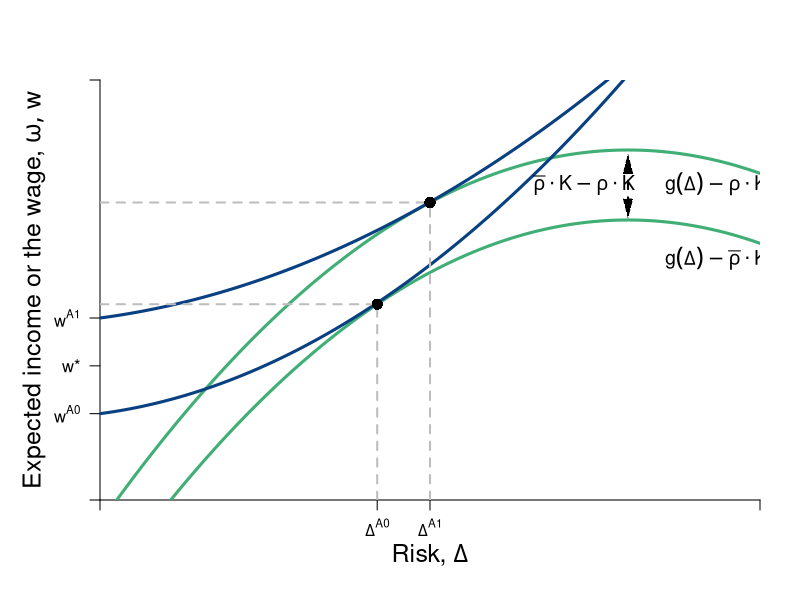

This figure's R source:
require(shape)
pdf(file = "capitalism/risk_comparison.pdf", width = 9, height = 7)

#Set parameters for graphics
axislabelsize <- 1.5
labelsize <- 1.2
graphlinewidth <- 3
segmentlinewidth <- 2
a <- c(2, 4, 6)


COL <- c("#7fc97f", "#beaed4", "#fdc086", "#ffff99", "#386cb0", "#f0027f", "#bf5b17", "#666666")
COLA <- c("#e0f3db", "#99d8c9","#66c2a4","#41ae76", "#238b45", "#005824")
COLB <- c("#c6dbef", "#4eb3d3", "#2b8cbe", "#0868ac","#084081")
COLC <- c("#fcfbfd", "#efedf5", "#dadaeb", "#bcbddc", "#9e9ac8", "#807dba", "#6a51a3", "#54278f", "#3f007d")

par(mar =  c(5, 5, 4, 2))
xlims <- c(0, 15)
ylims <- c(0, 18)

riskreturn <- function(g, int1 = 14, int2 = 4, coeff = 1/3){
  int1 - (int2 - (coeff)*g)^2
}

uA <- function(omega, g, slope = 0.5){
  omega + omega*g  - slope*g^2
}

indiffA <- function(g, intercept = 3, slope1 = 0.25, slope2 = 0.12){
  intercept  + slope1*g + slope2*g^2
}

indiffA2 <- function(g, intercept = 3, slope1 = 0.25, slope2 = 0.05){
  intercept  + slope1*g + slope2*g^2
}

#Plot command 
plot(0, 0, xlim = xlims, ylim = ylims, 
     type = "n",
     xlab = expression(paste("")),
     ylab = expression(paste("")), 
     axes = FALSE,
     # xlab = expression(paste("Bob's Payoff, ", u^B)),
     # ylab = expression(paste("Alfredo's Payoff, ", u^A)),
     #xaxt = "n", 
     #yaxt = "n", 
     cex.lab = axislabelsize, 
     bty = "n", 
     xaxs="i", 
     yaxs="i"
)


#Customize ticks and labels for the plot
# ticksy <- seq(ylims[1], ylims[2], 3)
# ylabels <- seq(ylims[1], ylims[2], 3)
# ticksx <- seq(xlims[1], xlims[2], 5)
# xlabels <- seq(xlims[1], xlims[2], 5)
ticksx <- c(0, 6.3, 7.5, xlims[2])
xlabels <- c(NA, expression(paste(Delta^A0)), expression(paste(Delta^A1)), NA)
ticksy <- c(0, 3.7, 5.75, 7.8, ylims[2])
ylabels <- c(NA, expression(paste(w^A0)), expression(paste(w,"*")), expression(paste(w^A1)), NA)

axis(1, at = ticksx, pos = 0, labels = xlabels)
axis(2, at = ticksy, pos = 0, labels = ylabels, las = 1)

#Axis labels and draw linear utility function
mtext(expression(paste("Risk, ", Delta)), side = 1, line = 2.5, cex = axislabelsize)
text(-1.5, 0.5*ylims[2], expression(paste("Expected income or the wage, ", list(omega, w))), xpd = TRUE, cex = axislabelsize, srt = 90) 


npts <- 500 
xx1 <- seq(xlims[1], xlims[2], length.out = npts)
lines(xx1, riskreturn(xx1, int1 = 12), col = COLA[4], lwd = graphlinewidth, lty = 1)
lines(xx1, riskreturn(xx1, int1 = 15), col = COLA[4], lwd = graphlinewidth, lty = 1)
#lines(xx1, indiffA(xx1, intercept = 4.4), col = COLB[3], lwd = graphlinewidth, lty = 1)
#lines(xx1, indiffA(xx1, intercept = 8), col = COLB[3], lwd = graphlinewidth, lty = 1)
lines(xx1, indiffA2(xx1, intercept = 3.7, slope2 = 0.08), col = COLB[5], lwd = graphlinewidth, lty = 1)
lines(xx1, indiffA2(xx1, intercept = 7.8, slope2 = 0.055), col = COLB[5], lwd = graphlinewidth, lty = 1)

#Add points a, b, c and d
segments(6.3, 0, 6.3, riskreturn(g = 6.3, int1 = 12), lty = 2, col = "gray", lwd = segmentlinewidth)
segments(0, riskreturn(g = 6.3, int1 = 12), 6.3, riskreturn(g = 6.3, int1 = 12), lty = 2, col = "gray", lwd = segmentlinewidth)
points(6.3, riskreturn(g = 6.3, int1 = 12), pch = 16, col = "black", cex = 1.5)

#text(5.6 + 0.25, riskreturn(g = 5.6) - 0.3, expression(A), cex = labelsize)
# 


segments(7.5, 0, 7.5, riskreturn(g = 7.5, int1 = 15) , lty = 2, col = "gray", lwd = segmentlinewidth)
segments(0, riskreturn(g = 7.5, int1 = 15) , 7.5, riskreturn(g = 7.5, int1 = 15) , lty = 2, col = "gray", lwd = segmentlinewidth)
points(7.5, riskreturn(g = 7.5, int1 = 15) , pch = 16, col = "black", cex = 1.5)
#text(7 + 0.25, riskreturn(g = 7.5, int1 = 15) - 1, expression(B), cex = labelsize)

#Segment for next best wage offer
# segments(0, 5.75, xlims[2], 5.75, lty = 2, col = "gray", lwd = segmentlinewidth)
# 
# 
# points(12, riskreturn(int1 = 15, g = 12), pch = 16, col = "black", cex = 1.5)
# 
# points(12, riskreturn(int1 = 5.7, g = 12), pch = 16, col = "black", cex = 1.5)




#Label risk return schedule
text(14, riskreturn(g = 14), expression(paste(g(Delta) - rho%.%K) ), cex = labelsize)

text(14, riskreturn(int1 = 12, g = 14)-1.2, expression(paste(g(Delta) - bar(rho)%.%K) ), cex = labelsize)

Arrows(12, riskreturn(int1 = 15, g = 12) - 0.6, 12, riskreturn(int1 = 12, g = 12) + 0.5, col = "black", lty = 2, lwd = 2, arr.type = "triangle", arr.lwd = 0.5, code = 3)
text(11, 13.5, expression(paste(bar(rho)%.%K - rho%.%K)), cex = labelsize)
# text(13.5, 9.7, expression(paste(m)), cex = labelsize)

#Label value functions
# text(12.2, 17, expression(v[1]^B), cex = labelsize)
# text(10.1, 17, expression(v[2]^B), cex = labelsize)
# text(8.8, 17, expression(v[1]^A), cex = labelsize)
# text(7.2, 17, expression(v[2]^A), cex = labelsize)


dev.off()
